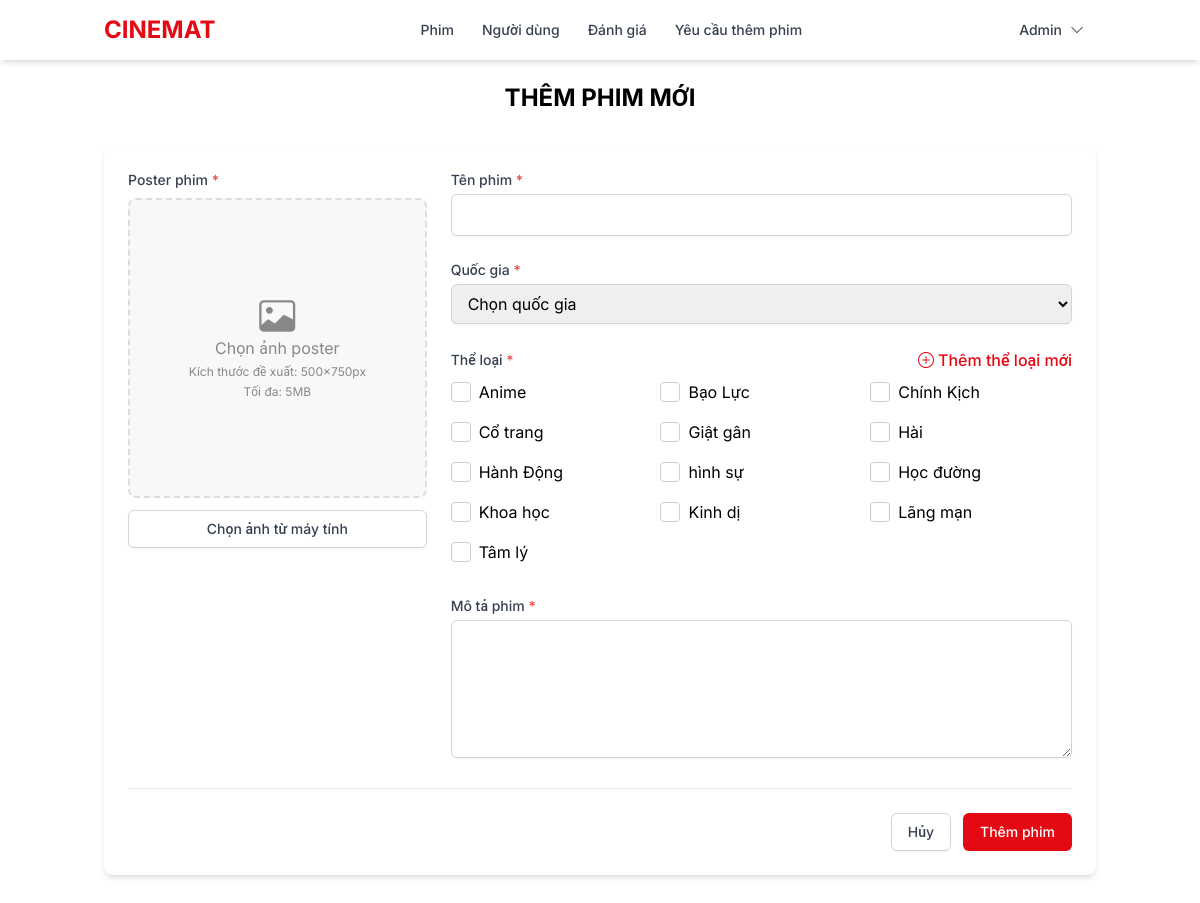
The page /admin/movies/admin_movie_post.php (signed in) on the database its author committed.
### tables this page shows
CREATE TABLE `the_loai` (
  `id_the_loai` int(11) NOT NULL,
  `ten_the_loai` varchar(100) NOT NULL
);

### config/function.php (called while the page is built, shortened)
<?php
function getGenres($conn) {
    $sql = "SELECT * FROM the_loai ORDER BY ten_the_loai";
    $stmt = $conn->prepare($sql);
    $stmt->execute();
    $result = $stmt->get_result();
    $genres = [];
    while ($row = $result->fetch_assoc()) {
        $genres[] = $row;
    }
    return $genres;
}
?>

### admin/movies/admin_movie_post.php (the view, shortened to what this page needs)
<?php
require_once 'C:\xamppp\htdocs\CINEMAT\config\config.php';
require_once 'C:\xamppp\htdocs\CINEMAT\config\function.php';
require_once 'C:\xamppp\htdocs\CINEMAT\admin\layouts\header.php';
$genres = getGenres($conn);
?>
<!DOCTYPE html>
<html lang="vi">
<head>
    <link href="https://cdn.jsdelivr.net/npm/bootstrap-icons@1.10.0/font/bootstrap-icons.css" rel="stylesheet">
    <script src="https://cdn.tailwindcss.com"></script>
</head>
<body class="min-h-screen bg-white">
    <main class="container mx-auto px-4 py-8">
        <div class="mb-8">
            <h2 class="text-2xl font-bold text-center mt-[50px] mb-6">THÊM PHIM MỚI</h2>
        </div>
        <div class="bg-white rounded-lg shadow-md overflow-hidden p-6">
            <form id="addMovieForm" class="space-y-6" method="POST" enctype="multipart/form-data">
                <div class="grid grid-cols-1 md:grid-cols-3 gap-6">
                    <div class="md:col-span-1">
                        <label class="block text-sm font-medium text-gray-700 mb-2">Poster phim <span class="text-red-500">*</span></label>
                        <div class="image-preview" id="posterPreview">
                            <div class="placeholder">
                                <i class="bi bi-image text-4xl mb-2"></i>
                                <p>Chọn ảnh poster</p>
                                <p class="text-xs mt-1">Kích thước đề xuất: 500x750px</p>
                                <p class="text-xs mt-1">Tối đa: 5MB</p>
                            </div>
                        </div>
                        <button type="button" id="uploadBtn" class="mt-3 w-full py-2 px-4 border border-gray-300 rounded-md shadow-sm text-sm font-medium text-gray-700 bg-white hover:bg-gray-50 focus:outline-none focus:ring-2 focus:ring-offset-2 focus:ring-[#E50914]">
                            Chọn ảnh từ máy tính
                        </button>
                    </div>
                    <div class="md:col-span-2 space-y-6">
                        <div>
                            <label for="movieTitle" class="block text-sm font-medium text-gray-700 mb-1">Tên phim <span class="text-red-500">*</span></label>
                            <input type="text" id="movieTitle" name="movieTitle" required class="w-full px-3 py-2 border border-gray-300 rounded-md shadow-sm focus:outline-none focus:ring-[#E50914] focus:border-[#E50914]">
                        </div>
                        <div>
                            <label for="country" class="block text-sm font-medium text-gray-700 mb-1">Quốc gia <span class="text-red-500">*</span></label>
                            <select id="country" name="country" required class="w-full px-3 py-2 border border-gray-300 rounded-md shadow-sm focus:outline-none focus:ring-[#E50914] focus:border-[#E50914]">
                                <option value="">Chọn quốc gia</option>
                            </select>
                        </div>
                        <div>
                            <div class="flex justify-between items-center mb-2">
                                <label class="block text-sm font-medium text-gray-700">Thể loại <span class="text-red-500">*</span></label>
                                <div class="add-genre-btn" id="addGenreBtn">
                                    <i class="bi bi-plus-circle mr-1"></i>
                                    <span>Thêm thể loại mới</span>
                                </div>
                            </div>
                            <div class="grid grid-cols-2 sm:grid-cols-3 gap-2">
                                <?php if (!empty($genres)): ?>
                                    <?php foreach ($genres as $genre): ?>
                                        <label class="custom-checkbox">
                                            <span class="checkmark"></span>
                                            <?= htmlspecialchars($genre['ten_the_loai']) ?>
                                        </label>
                                    <?php endforeach; ?>
                                <?php else: ?>
                                    <p class="text-gray-500">Không có dữ liệu thể loại</p>
                                <?php endif; ?>
                            </div>
                        </div>
                        <div>
                            <label for="description" class="block text-sm font-medium text-gray-700 mb-1">Mô tả phim <span class="text-red-500">*</span></label>
                            <textarea id="description" name="description" rows="5" required class="w-full px-3 py-2 border border-gray-300 rounded-md shadow-sm focus:outline-none focus:ring-[#E50914] focus:border-[#E50914]"></textarea>
                        </div>
                    </div>
                </div>
                <div class="flex justify-end space-x-3 border-t border-gray-200 pt-6">
                    <button type="button" id="cancelButton" class="py-2 px-4 border border-gray-300 rounded-md shadow-sm text-sm font-medium text-gray-700 bg-white hover:bg-gray-50 focus:outline-none focus:ring-2 focus:ring-offset-2 focus:ring-gray-500">
                        Hủy
                    </button>
                    <button type="submit" class="py-2 px-4 border border-transparent rounded-md shadow-sm text-sm font-medium text-white bg-[#E50914] hover:bg-[#c70812] focus:outline-none focus:ring-2 focus:ring-offset-2 focus:ring-[#E50914]">
                        Thêm phim
                    </button>
                </div>
            </form>
        </div>
    </main>
</body>
</html>

### admin/layouts/header.php (style rules this page uses)
:root { --primary: #E50914; --light-gray: #F5F5F5; --border: #DDDDDD; }
* { font-family: 'Inter', 'Roboto', 'Helvetica', sans-serif; }
body { background-color: #FFFFFF; margin: 0; padding: 0; }

### admin/movies/admin_movie_post.php (style rules this page uses)
:root { --primary: #E50914; --light-gray: #F5F5F5; --border: #DDDDDD; }
* { font-family: 'Inter', 'Roboto', sans-serif; }
body { background-color: #FFFFFF; }
.custom-checkbox { display: flex; align-items: center; margin-bottom: 0.5rem; cursor: pointer; }
.checkmark { height: 20px; width: 20px; background-color: #fff; border: 1px solid #ccc; border-radius: 4px; margin-right: 8px; display: flex; align-items: center; justify-content: center; }
.checkmark:after { content: ""; display: none; }
.custom-checkbox .checkmark:after { width: 5px; height: 10px; border: solid white; border-width: 0 2px 2px 0; transform: rotate(45deg); }
.image-preview { width: 100%; height: 300px; background-color: #f8f8f8; border: 2px dashed #ddd; border-radius: 8px; display: flex; align-items: center; justify-content: center; overflow: hidden; position: relative; }
.image-preview .placeholder { text-align: center; color: #888; }
.add-genre-btn { display: flex; align-items: center; color: var(--primary); font-weight: 500; cursor: pointer; transition: all 0.2s; }

### rows shown on the page
the_loai: ten_the_loai "Anime"
the_loai: ten_the_loai "Bạo Lực"
the_loai: ten_the_loai "Chính Kịch"
the_loai: ten_the_loai "Cổ trang"
the_loai: ten_the_loai "Giật gân"
the_loai: ten_the_loai "Hài"
the_loai: ten_the_loai "Hành Động"
the_loai: ten_the_loai "hình sự"
the_loai: ten_the_loai "Học đường"
the_loai: ten_the_loai "Khoa học"
the_loai: ten_the_loai "Kinh dị"
the_loai: ten_the_loai "Lãng mạn"
the_loai: ten_the_loai "Tâm lý"
